Frame 1 (no input): blank canvas, image omitted
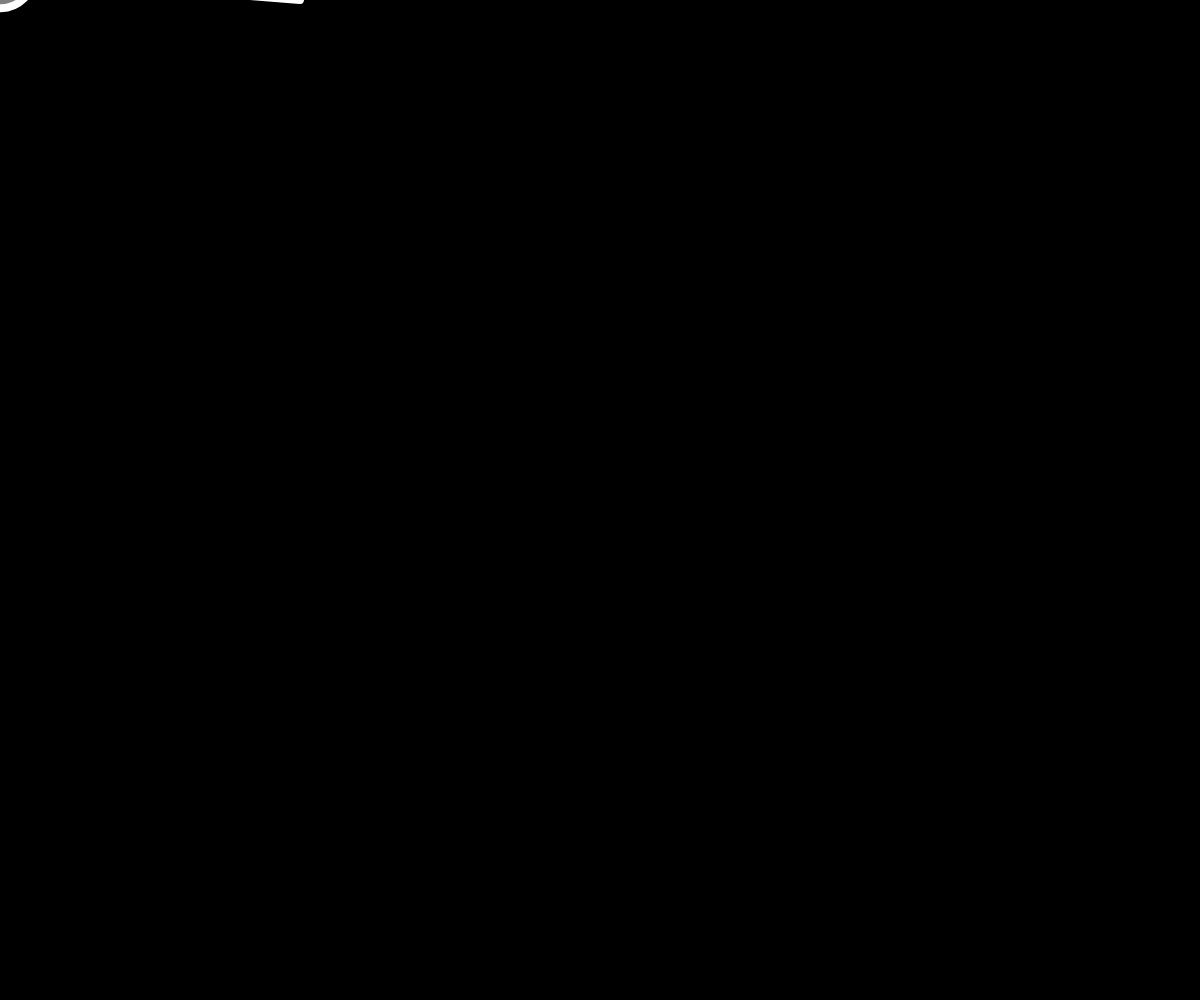
Frame 60 (no input)
Frame 120 (the mouse pressed at the canvas centre since frame 60): blank canvas, image omitted

The p5.js sketch that drew this single still picture (run headless with seeded random() and noise() and a simulated clock; from frame 60 on, the mouse is pressed at the canvas centre):

// p5.js sketch
// ── sketch.js
let angle;

let angleV = 3;
let angleA = 0;

let bob;
let len;
let origin;

let gravity = 1;

function setup() {
    createCanvas(innerWidth, innerHeight);
    origin = createVector(300, 0);
    angle = PI / 4;
    bob = createVector();
    len = 300;

}

function draw() {
    background(0);

    let force = gravity * sin(angle);
    angleA = (-1 * force) / len;
    angleV += angleA;
    angle += angleV;

    angleV *= .99;

    bob.x = len * sin(angle) + origin.x;
    bob.y = len * cos(angle) + origin.y;

    stroke(255);
    strokeWeight(8);
    fill(127);
    line(origin.x, origin.y, bob.x, bob.y);
    circle(bob.x, bob.y, 64);

}
